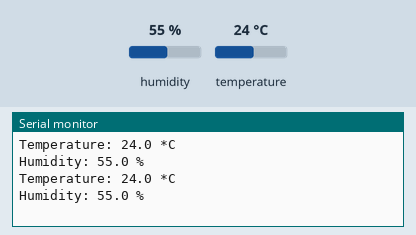
Simulated run of this sketch. Board: Arduino Uno, built with avr-gcc and run on an emulated ATmega328P. Parts: the last lines printed to the serial monitor. The inputs (shaded band) are chosen by the test bench; at power-on: humidity 55 %, temperature 24 °C.

Above: at 3.2 s.
3.3 s: humidity set to 22 %
At 5.6 s:
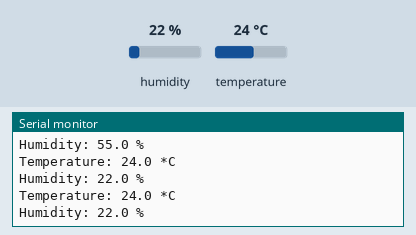
6.0 s: temperature set to 12 °C
At 6.9 s:
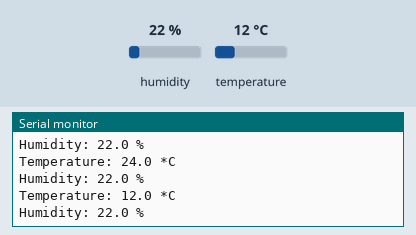
8.7 s: humidity set to 40 %
At 11.8 s:
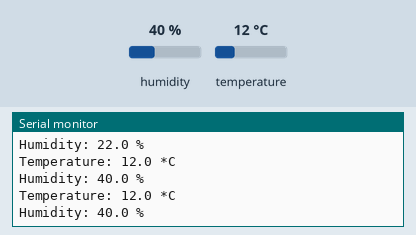
Timing chart, 0 to 13.3 s (numbered marks = the images above; inputs shaded):
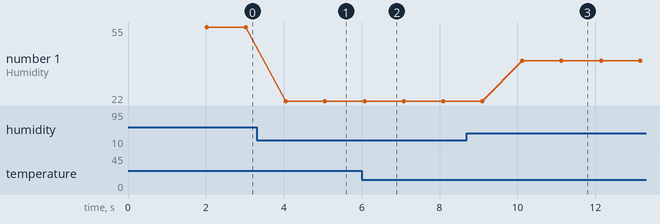

Measured:
- after the input at 3.3 s, the serial monitor: prints a new line after 0.75 s (image 1)
- after the input at 6.0 s, the serial monitor: prints a new line after 0.07 s (image 2)
- after the input at 8.7 s, the serial monitor: prints a new line after 1.4 s (image 3)
- plotted number 1: 55 → 22 after the input at 3.3 s, 22 → 40 after the input at 8.7 s

The sketch:

meteo_dht11.ino
```cpp
/*
  Пример работы с внешним датчиком температуры/влажности DHT11
  Created by Rostislav Varzar, MGBot
*/

#include <DHT.h>

#define DHTPIN 14
DHT dht(DHTPIN, DHT11, 15);

void setup() {
  // Инициализация последовательного порта
  Serial.begin(115200);
  delay(1000);

  // Инициализация датчика
  dht.begin();
  delay(1000);
}

void loop() {
  // Измерение
  float h = dht.readHumidity();
  float t = dht.readTemperature();
  // Вывод измеренных значений в терминал
  Serial.println("Temperature: " + String(t, 1) + " *C");
  Serial.println("Humidity: " + String(h, 1) + " %");
  Serial.println();
  delay(1000);
}
```
